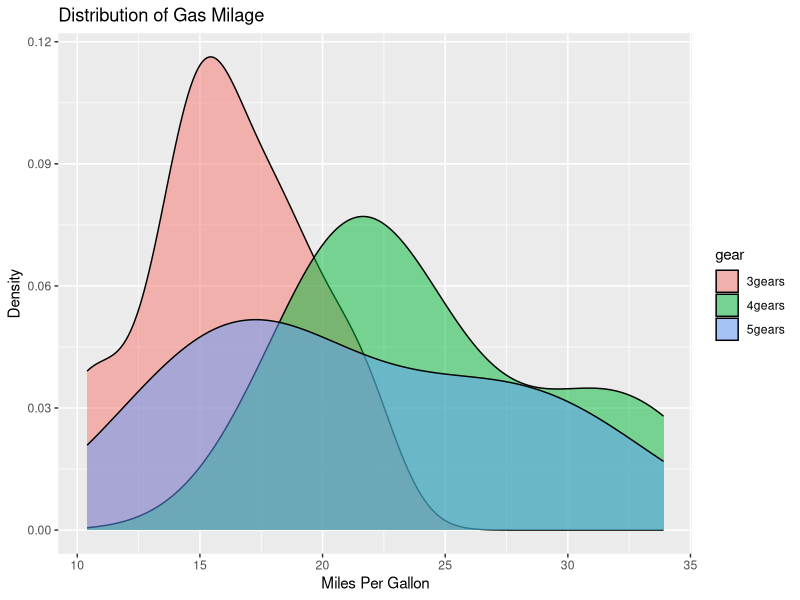
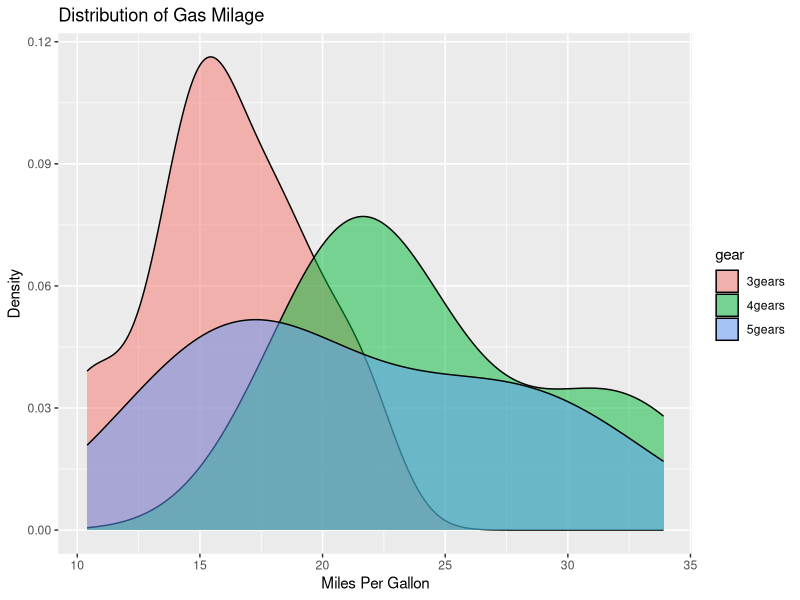

Source code (R) for these figures, in order:
## ---- chunk 1
Erwartungen <- c("grundlegende Statstikkenntnisse Erwerben", "schöne Grafiken machen")
print(Erwartungen)
## ---- chunk 2
# Dieser Block wird als R-Code statt Markdown interpretiert.
# Zeilen in R, die mit # anfangen, werden von R ignoriert.
# Solche Zeilen nennt man "Comments" -- "Kommentar"

x <- c(1,2,3)
print(x)
## ---- chunk 3
library(ggplot2)
# example from http://www.statmethods.net/advgraphs/ggplot2.html

# create factors with value labels
mtcars$gear <- factor(mtcars$gear,levels=c(3,4,5),
   labels=c("3gears","4gears","5gears"))
mtcars$am <- factor(mtcars$am,levels=c(0,1),
   labels=c("Automatic","Manual"))
mtcars$cyl <- factor(mtcars$cyl,levels=c(4,6,8),
   labels=c("4cyl","6cyl","8cyl"))

# Kernel density plots for mpg
# grouped by number of gears (indicated by color)
carplot <- qplot(mpg, data=mtcars, geom="density", fill=gear, alpha=I(.5),
   main="Distribution of Gas Milage", xlab="Miles Per Gallon",
   ylab="Density")
print(carplot)
## ---- chunk 4
print(carplot)
